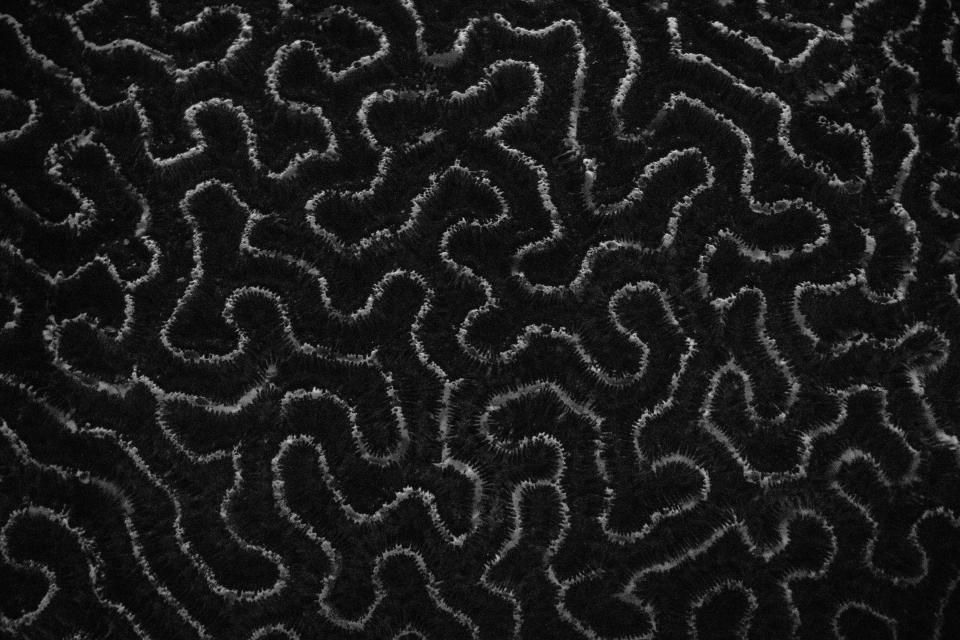
#> input picture Diff/BrainCoral.jpg, 960 x 640 px
$ python analyzer.py
#> lines starting #> are read from the running program, lines starting #| are printed output that depends on the picture; after the words box and inside, x2 and y2 are one past the last pixel; in counts of white or black regions, pixels touching at a corner belong together
import numpy as np
import cv2
import collections
from itertools import islice
import plotly.graph_objects as go
import matplotlib.cm as cm
from matplotlib import pyplot as plt

# [5 lines left out: function sliding_window, not called in this run]

def batched(iterable, n):
    # batched('ABCDEFG', 3) → ABC DEF G
    if n < 1:
        raise ValueError('n must be at least one')
    iterator = iter(iterable)
    while batch := tuple(islice(iterator, n)):
        yield batch

class depth:
    # [52 lines left out: function extract_alpha, not called in this run]

def binary_mask(img_path):
        # Load and process the image
#> called with img_path = 'BrainCoral.jpg'
        img = cv2.imread(img_path, cv2.IMREAD_GRAYSCALE)
#> img is the input picture: shape (640, 960); min 0, max 226, mean 27.6
        img = img[0:512, 0:512]  # Crop the image
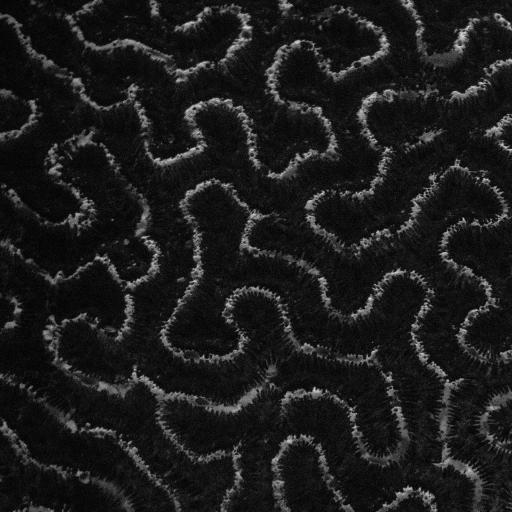
#> img: shape (512, 512); min 0, max 226, mean 27.9
        img = cv2.resize(img, (512, 512))  # Resize the image
        img = cv2.GaussianBlur(img, (3, 3), 25)
        img = cv2.bilateralFilter(img, 25, 75, 75)
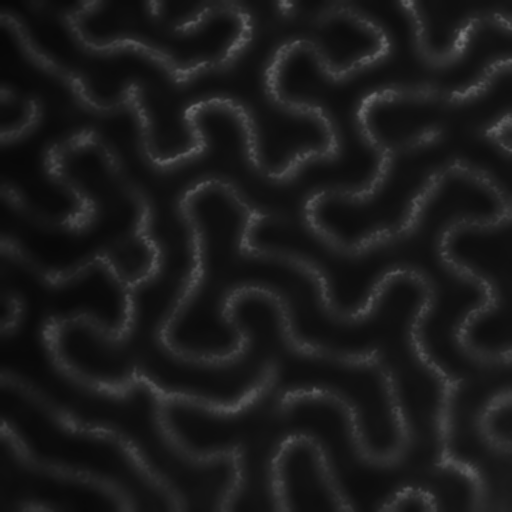
#> img: shape (512, 512); min 7, max 119, mean 27
        img = cv2.normalize(img, None, alpha=0, beta=255, norm_type=cv2.NORM_MINMAX)  # Normalize
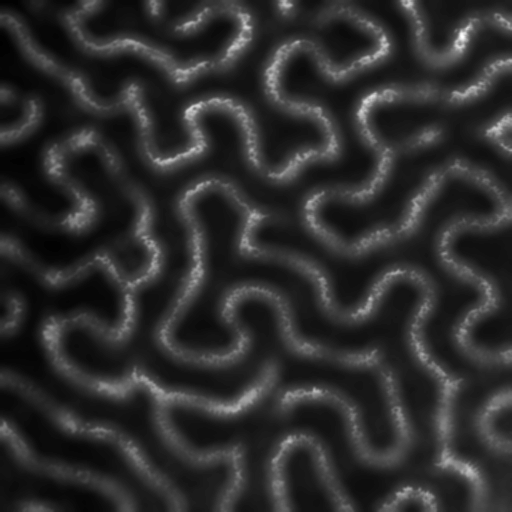
#> img: shape (512, 512); min 0, max 255, mean 45.5
        alpha_windows = batched([i for i in range(255)], 45)
        canvas = np.zeros(img.shape)
        for idx, alpha_group in enumerate(alpha_windows):
            start = alpha_group[0]
            end = alpha_group[-1]
            mask = (img >= start) & (img <= end)
            if idx == 0:
                mask = np.invert(mask)
            canvas += mask
#> this loop made 6 passes
#> pass 1, in binary_mask, `mask = (img >= start) & (img <= end)`:
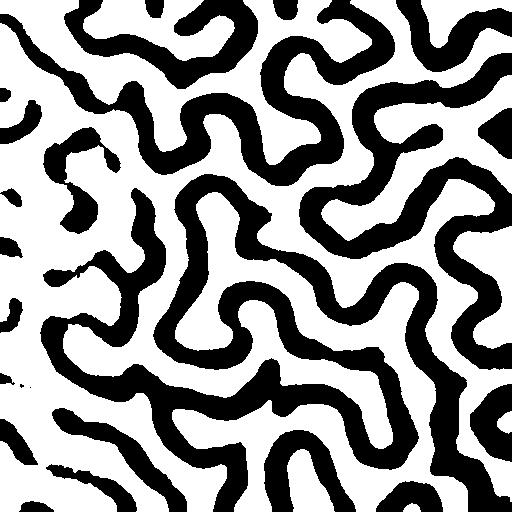
#> mask: shape (512, 512) bool; 58.8% white; 24 black regions (2 under 20 px), largest, box (x1, y1, x2, y2) and area: (40, 174, 512, 512) 43241, (299, 53, 512, 370) 18724, (0, 0, 395, 186) 16721
#> pass 2, in binary_mask, `mask = (img >= start) & (img <= end)`:
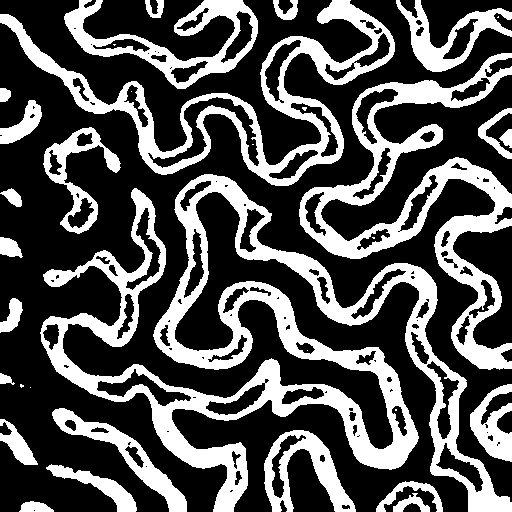
#> mask: shape (512, 512) bool; 32.3% white; 34 white regions (10 under 20 px), largest, box (x1, y1, x2, y2) and area: (40, 174, 512, 512) 34445, (299, 53, 512, 370) 14688, (0, 0, 395, 186) 12075
#> after the loop:
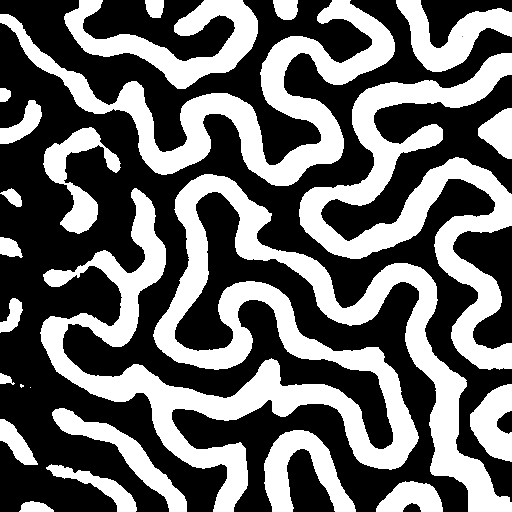
#> canvas: shape (512, 512) float64; min 0, max 2, mean 0.824; drawn with min black and max white
        canvas = canvas.astype(np.int8)
        img = cv2.normalize(img, None, alpha=0, beta=255, norm_type=cv2.NORM_MINMAX)  # Normalize
        #print(canvas)
        plt.imshow(canvas, cmap='gray')
        plt.show()

binary_mask('BrainCoral.jpg')
